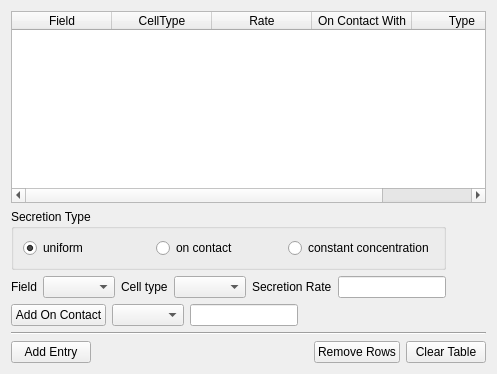
  <widget class="QWizardPage" name="wizardPage_8">
   <property name="title">
    <string>Secretion Plugin</string>
   </property>
   <layout class="QVBoxLayout" name="verticalLayout_17">
    <item>
     <widget class="QTableWidget" name="secretionTable">
      <property name="baseSize">
       <size>
        <width>580</width>
        <height>0</height>
       </size>
      </property>
      <column>
       <property name="text">
        <string>Field</string>
       </property>
      </column>
      <column>
       <property name="text">
        <string>CellType</string>
       </property>
      </column>
      <column>
       <property name="text">
        <string>Rate</string>
       </property>
      </column>
      <column>
       <property name="text">
        <string>On Contact With</string>
       </property>
      </column>
      <column>
       <property name="text">
        <string>Type</string>
       </property>
      </column>
     </widget>
    </item>
    <item>
     <layout class="QGridLayout" name="gridLayout_4">
      <item row="0" column="0" colspan="2">
       <widget class="QGroupBox" name="groupBox_6">
        <property name="title">
         <string>Secretion Type</string>
        </property>
        <layout class="QVBoxLayout" name="verticalLayout_16">
         <item>
          <layout class="QHBoxLayout" name="horizontalLayout_20">
           <item>
            <widget class="QRadioButton" name="secrUniformRB">
             <property name="text">
              <string>uniform</string>
             </property>
             <property name="checked">
              <bool>true</bool>
             </property>
            </widget>
           </item>
           <item>
            <widget class="QRadioButton" name="secrOnContactRB">
             <property name="text">
              <string>on contact</string>
             </property>
            </widget>
           </item>
           <item>
            <widget class="QRadioButton" name="secrConstConcRB">
             <property name="text">
              <string>constant concentration</string>
             </property>
            </widget>
           </item>
          </layout>
         </item>
        </layout>
       </widget>
      </item>
      <item row="1" column="0" colspan="2">
       <layout class="QHBoxLayout" name="horizontalLayout_21">
        <item>
         <widget class="QLabel" name="label_25">
          <property name="text">
           <string>Field</string>
          </property>
         </widget>
        </item>
        <item>
         <widget class="QComboBox" name="secrFieldCB"/>
        </item>
        <item>
         <widget class="QLabel" name="label_26">
          <property name="text">
           <string>Cell type</string>
          </property>
         </widget>
        </item>
        <item>
         <widget class="QComboBox" name="secrCellTypeCB"/>
        </item>
        <item>
         <widget class="QLabel" name="secrRateLB">
          <property name="text">
           <string>Secretion Rate</string>
          </property>
         </widget>
        </item>
        <item>
         <widget class="QLineEdit" name="secrRateLE"/>
        </item>
       </layout>
      </item>
      <item row="1" column="2">
       <spacer name="horizontalSpacer_9">
        <property name="orientation">
         <enum>Qt::Horizontal</enum>
        </property>
        <property name="sizeHint" stdset="0">
         <size>
          <width>40</width>
          <height>20</height>
         </size>
        </property>
       </spacer>
      </item>
      <item row="2" column="0">
       <layout class="QHBoxLayout" name="horizontalLayout_22">
        <item>
         <widget class="QPushButton" name="secrAddOnContactPB">
          <property name="text">
           <string>Add On Contact</string>
          </property>
         </widget>
        </item>
        <item>
         <widget class="QComboBox" name="secrOnContactCellTypeCB"/>
        </item>
        <item>
         <widget class="QLineEdit" name="secrOnContactLE"/>
        </item>
       </layout>
      </item>
      <item row="2" column="1">
       <spacer name="horizontalSpacer_14">
        <property name="orientation">
         <enum>Qt::Horizontal</enum>
        </property>
        <property name="sizeHint" stdset="0">
         <size>
          <width>40</width>
          <height>20</height>
         </size>
        </property>
       </spacer>
      </item>
     </layout>
    </item>
    <item>
     <widget class="Line" name="line_2">
      <property name="orientation">
       <enum>Qt::Horizontal</enum>
      </property>
     </widget>
    </item>
    <item>
     <layout class="QHBoxLayout" name="horizontalLayout_23">
      <item>
       <widget class="QPushButton" name="secrAddRowPB">
        <property name="text">
         <string>Add Entry</string>
        </property>
       </widget>
      </item>
      <item>
       <spacer name="horizontalSpacer_13">
        <property name="orientation">
         <enum>Qt::Horizontal</enum>
        </property>
        <property name="sizeHint" stdset="0">
         <size>
          <width>40</width>
          <height>20</height>
         </size>
        </property>
       </spacer>
      </item>
      <item>
       <widget class="QPushButton" name="secrRemoveRowsPB">
        <property name="text">
         <string>Remove Rows</string>
        </property>
       </widget>
      </item>
      <item>
       <widget class="QPushButton" name="secrClearTablePB">
        <property name="text">
         <string>Clear Table</string>
        </property>
       </widget>
      </item>
     </layout>
    </item>
   </layout>
  </widget>
